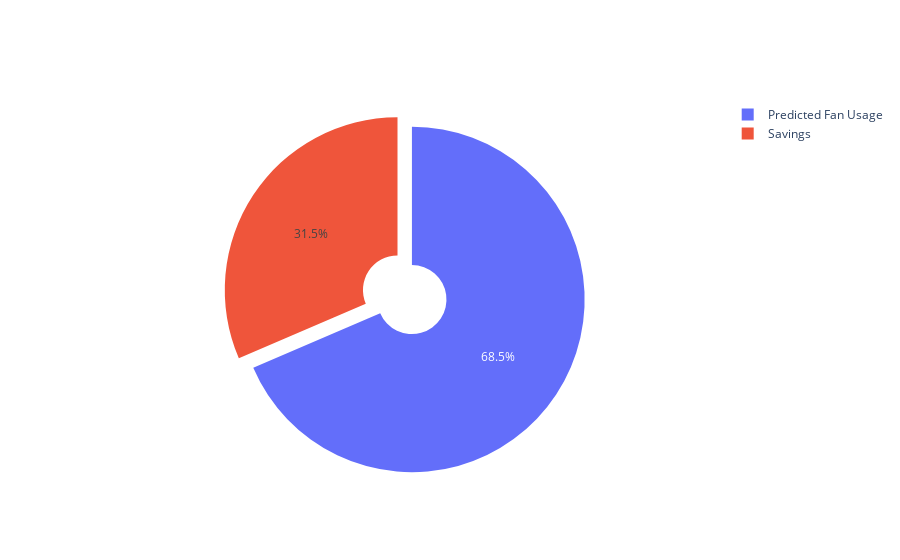

Here is the notebook cell this chart was saved with:
### Code cell
display(PieChartCreator(df, 1, 'Acu101').fig)

### Figure 1 — Plotly figure (JSON) as saved in the notebook; plotly's stock layout.template omitted (floating-point values rounded to 4 significant figures)
{"data": [{"hole": 0.2, "labels": ["Savings", "Predicted Fan Usage"], "pull": [0, 0.1], "type": "pie", "values": [6635000.0, 14450000.0]}], "layout": {}}
